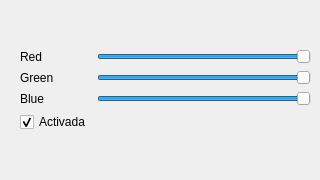
       <widget class="QWidget" name="tab_2" >
        <attribute name="title" >
         <string>Llum1</string>
        </attribute>
        <widget class="QWidget" name="layoutWidget" >
         <property name="geometry" >
          <rect>
           <x>20</x>
           <y>10</y>
           <width>291</width>
           <height>161</height>
          </rect>
         </property>
         <layout class="QVBoxLayout" name="verticalLayout_2" >
          <item>
           <layout class="QGridLayout" name="gridLayout_4" >
            <item row="0" column="0" >
             <widget class="QLabel" name="label_11" >
              <property name="text" >
               <string>Red</string>
              </property>
             </widget>
            </item>
            <item row="0" column="1" >
             <widget class="QSlider" name="horizontalSliderRD_2" >
              <property name="maximum" >
               <number>255</number>
              </property>
              <property name="value" >
               <number>255</number>
              </property>
              <property name="orientation" >
               <enum>Qt::Horizontal</enum>
              </property>
             </widget>
            </item>
            <item row="1" column="0" >
             <widget class="QLabel" name="label_12" >
              <property name="text" >
               <string>Green</string>
              </property>
             </widget>
            </item>
            <item row="1" column="1" >
             <widget class="QSlider" name="horizontalSliderGD_2" >
              <property name="maximum" >
               <number>255</number>
              </property>
              <property name="value" >
               <number>255</number>
              </property>
              <property name="orientation" >
               <enum>Qt::Horizontal</enum>
              </property>
             </widget>
            </item>
            <item row="2" column="0" >
             <widget class="QLabel" name="label_13" >
              <property name="text" >
               <string>Blue</string>
              </property>
             </widget>
            </item>
            <item row="2" column="1" >
             <widget class="QSlider" name="horizontalSliderBD_2" >
              <property name="maximum" >
               <number>255</number>
              </property>
              <property name="value" >
               <number>255</number>
              </property>
              <property name="orientation" >
               <enum>Qt::Horizontal</enum>
              </property>
             </widget>
            </item>
            <item row="3" column="0" >
             <widget class="QCheckBox" name="checkBox_2" >
              <property name="text" >
               <string>Activada</string>
              </property>
              <property name="checked" >
               <bool>true</bool>
              </property>
             </widget>
            </item>
           </layout>
          </item>
         </layout>
        </widget>
       </widget>
